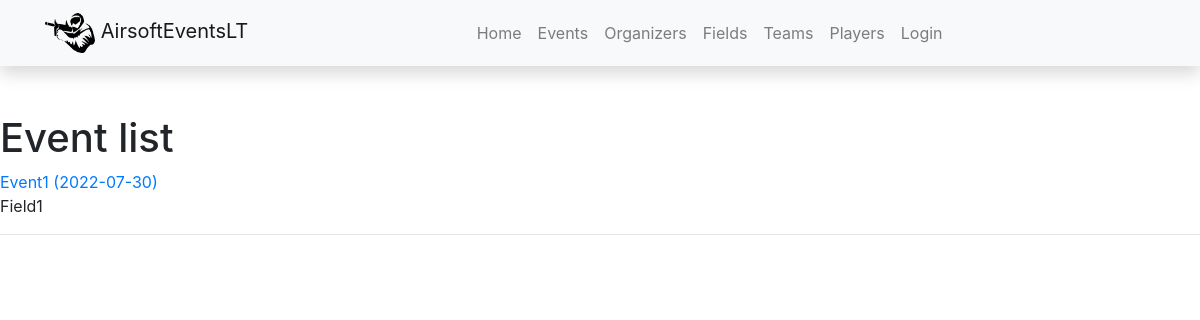
The app's page /events/list/, older data.
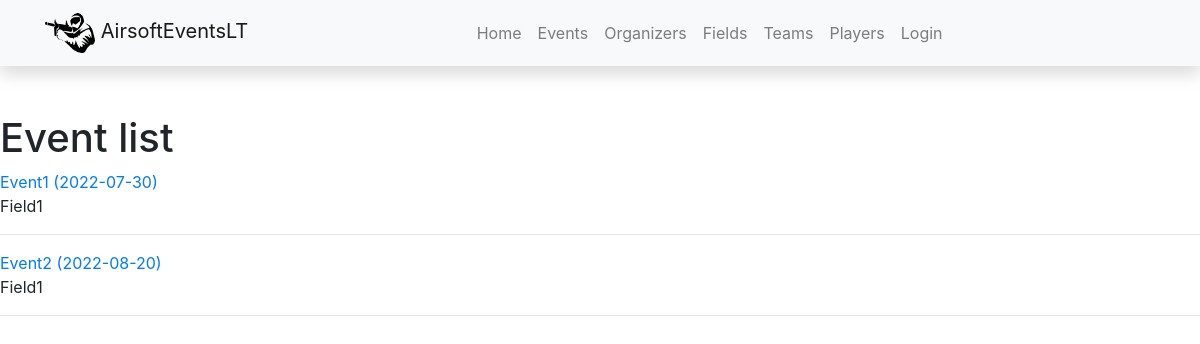
The same page, newer data.
### events/models.py (models this page shows, shortened)
class Event(models.Model):
    name = models.CharField('Name of the event',  max_length=150)
    date = models.DateTimeField('Date of event', null=True, blank=True)
    organizer = models.ForeignKey("Organizer", related_name='event_organizers', on_delete=models.SET_NULL, null=True)
    field = models.ForeignKey('Field', on_delete=models.SET_NULL, null=True)
    description = HTMLField(null=True)
    price = models.FloatField("Price")
    max_players = models.IntegerField("Maximum player number")
    registered_players  = models.IntegerField("Registered player number")
    created_on = models.DateTimeField(auto_now_add=True)
    class Meta:
        verbose_name = _("Event")
        verbose_name_plural = _("Events")

class Field(models.Model):
    name = models.CharField('Name of the game field',  max_length=150)
    location_long = models.CharField('Location longitude', max_length=50, null=True)
    location_lat = models.CharField('Location latitude', max_length=50, null=True)
    description = HTMLField(null=True)
    field_map = models.ImageField('Image of the map', upload_to='events/static/maps', null=True)
    class Meta:
        verbose_name = _("Field")
        verbose_name_plural = _("Fields")
    def __str__(self):
        return self.name

### events/views.py (the view)
# urls.py: path('list/', views.EventListView.as_view(), name='event_list'),
class EventListView(generic.ListView):
    model = Event
    context_object_name = 'events'
    template_name = 'event_list.html'

### events/templates/event_list.html
{% extends "base.html" %}
{% load i18n %}
{% block content %}
<h1>Event list</h1>
{% if events %}
<div>
    {% for event in events %}
    <a href={{ event.id }} <div> {{ event.name }} ({{ event.date|date:"Y-m-d" }}) </div></a>
    <div> {{ event.field }}
    <hr>
    {% endfor %}
</div>
{% else %}
<div> No events yet </div>
{% endif %}
{% endblock %}

### events/templates/base.html (shortened to what this page needs)
<!DOCTYPE html>
<html lang="en">
<head>
  <link rel="stylesheet" href="https://stackpath.bootstrapcdn.com/bootstrap/4.1.3/css/bootstrap.min.css">
  <link rel="stylesheet" href="https://cdnjs.cloudflare.com/ajax/libs/font-awesome/4.7.0/css/font-awesome.min.css">
  {% load static %}
  <link rel="stylesheet" href="{% static 'css/styles.css' %}">
</head>
<body>
{% load i18n %}
<nav class="navbar navbar-expand-lg navbar-light bg-light static-top mb-5 shadow">
  <div class="container">
    <a class="navbar-brand nice-text-nav" href="about">
    <img src={% static 'media/airsoft_icon.png' %} alt='shooter icon' width="50" height="40">
    AirsoftEventsLT</a>
    <div class="collapse navbar-collapse" id="navbarResponsive">
      <ul class="navbar-nav ml-auto nice-text-nav">
        <li class="nav-item">
          <a class="nav-link" href="{% url 'events_index' %}">{% trans "Home" %}</a>
        </li>
        <li class="nav-item">
          <a class="nav-link" href="{% url 'event_list' %}">{% trans "Events" %}</a>
        </li>
        <li class="nav-item">
            <a class="nav-link" href="{% url 'organizer_list' %}">{% trans "Organizers" %}</a>
          </li>
        <li class="nav-item">
          <a class="nav-link" href="{% url 'field_list' %}">{% trans "Fields" %}</a>
        </li>
        <li class="nav-item">
            <a class="nav-link" href="{% url 'teams' %}">{% trans "Teams" %}</a>
          </li>
          <li class="nav-item">
            <a class="nav-link" href="{% url 'players' %}">{% trans "Players" %}</a>
          </li>
        {% if user.is_authenticated %}
        <li class="nav-item">
          <a class="nav-link" href="{% url 'logout' %}"><strong>{{ user.get_username }}:</strong>{% trans "Logout" %}</a>
        </li>
        {% comment %} <li class="nav-item">
          <a class="nav-link" href="{% url 'profile' %}">{{ user.get_username }}</a>
        </li> {% endcomment %}
        {% else %}
        <li class="nav-item">
          <a class="nav-link" href="{% url 'login' %}">{% trans "Login" %}</a>
        </li>
        {% endif %}
      </ul>
    </div>
  </div>
</nav>
  <div class="content-container gradient-background">
    {% block content %}{% endblock %}
  </div>
  <div class="content-container gradient-background-reverse" style='height:40vh'>
  </body>
</html>

Row changes from the older to the newer data that the page shows:
added Event: name "Event2", date "2022-08-20", field "Field1"
